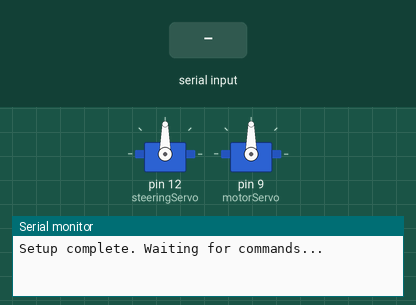
A sketch run on a simulated Arduino Uno, built with avr-gcc and run on an emulated ATmega328P. Shown: 2 × servo, the last lines printed to the serial monitor. The inputs (shaded band) are chosen by the test bench.

Above: at 6.2 s.
6.3 s: "200\n" received over Serial
At 6.7 s:
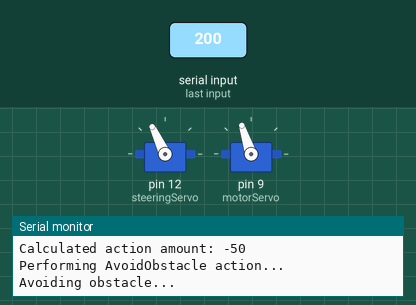
At 11.0 s:
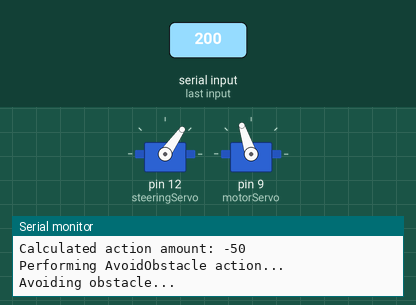
Timing chart, 0 to 12.5 s (numbered marks = the images above; inputs shaded):
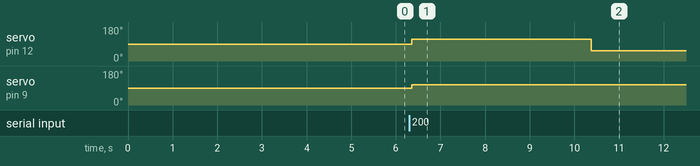

The sketch:

test3.ino
```cpp
#include <Servo.h>
//Something to note is that this program works with either Jetson orin py test 3, 4, or 5
// Create Servo objects for controlling the servos
Servo steeringServo; // Servo that controls the angle of the wheel
Servo motorServo;    // Servo that controls the speed of the motor

int defaultSpeed = 58; // Standard speed value is very slow and made for testing anything under 90mapped is backwards

int wheeldegree;
// Enum for different actions
enum RobotAction {
  Alignmentmv = 1,
  AvoidObstacle = 2,
  Stop = 3,
  Advance = 4
};

// Function declaration for performing actions based on the enum
void performAction(RobotAction action, int value);

void setup() {
  // Attach the servos to their respective pins
  steeringServo.attach(12);
  motorServo.attach(9);

  // Initialize the steering servo to the center position (90 degrees)
  steeringServo.write(90);

  // Start serial communication at 9600 baud rate
  Serial.begin(9600);

  // Set the ESC to the neutral state
  motorServo.write(90); // 90 degrees corresponds to a neutral signal
  delay(5000);          // Wait for 5 seconds to ensure the ESC recognizes the neutral signal

  Serial.println("Setup complete. Waiting for commands...");
}

void loop() {
  // Example usage: perform different actions based on the received signal
  if (Serial.available() > 0) {
    String value = Serial.readStringUntil('\n');
    int RecievedVal = value.toInt(); //raw received value from UART pin
    int calACTION = RecievedVal / 100; // Raw value calculated to find action found in transmission
    int calACTIONAMOUNT = RecievedVal % 100 - 50; // Raw value calculated to find action amount such as the degree to which to turn the wheel

    Serial.print("Received value: ");
    Serial.println(RecievedVal);
    Serial.print("Calculated action: ");
    Serial.println(calACTION);
    Serial.print("Calculated action amount: ");
    Serial.println(calACTIONAMOUNT);

    RobotAction action = static_cast<RobotAction>(calACTION);

    switch (action) {
      case Alignmentmv:
        Serial.println("Performing Alignmentmv action...");
        performAction(Alignmentmv, calACTIONAMOUNT);
        break;
      case AvoidObstacle:
        Serial.println("Performing AvoidObstacle action...");
        performAction(AvoidObstacle, calACTIONAMOUNT);
        break;
      case Stop:
        Serial.println("Performing Stop action...");
        performAction(Stop, calACTIONAMOUNT);
        break;
      case Advance:
        Serial.println("Performing Advance action...");
        performAction(Advance, calACTIONAMOUNT);
        break;
      default:
        Serial.println("Unknown action received.");
        break;
    }
  }
}

void performAction(RobotAction action, int value) {
  switch (action) {
    case Alignmentmv:
      // Perform Alignmentmv action
      wheeldegree = 90 + value;
      steeringServo.write(wheeldegree);
      Serial.print("Aligning wheels to: ");
      Serial.println(wheeldegree);
      delay(40);
      break;

    case AvoidObstacle:
      // Perform avoid obstacle action
      {
        int pos = map(defaultSpeed, 0, 100, 10, 180); // Assuming 'value' represents a speed percentage
        motorServo.write(pos);
        steeringServo.write(115);
        Serial.println("Avoiding obstacle...");
        delay(4000);
        motorServo.write(90);
        steeringServo.write(55);
        motorServo.write(pos);
        delay(10000);
      }
      break;

    case Stop:
      // Perform stop action
      motorServo.write(90); // Stop the motor
      Serial.println("Stopping the motor.");
      break;

    case Advance:
      // Moving forward
      {
        int pos = map(defaultSpeed, 0, 100, 10, 180); // Assuming 'value' represents a speed percentage
        motorServo.write(pos);
        steeringServo.write(90);
        Serial.println("Advancing...");
        delay(50);
      }
      break;
  }
}
```

Measured:
- after the input at 6.3 s, servo on pin 12 (steeringServo): 90° → 115° after 0.05 s, → 55° 4.0 s later; servo on pin 9 (motorServo): 90° → 108° after 0.05 s
